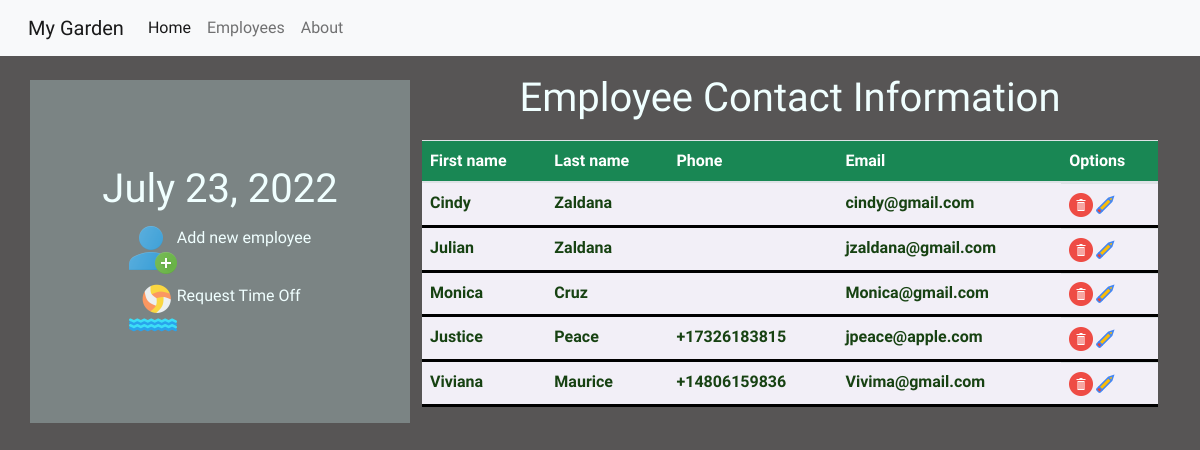
/, run on an earlier commit of the app's database.
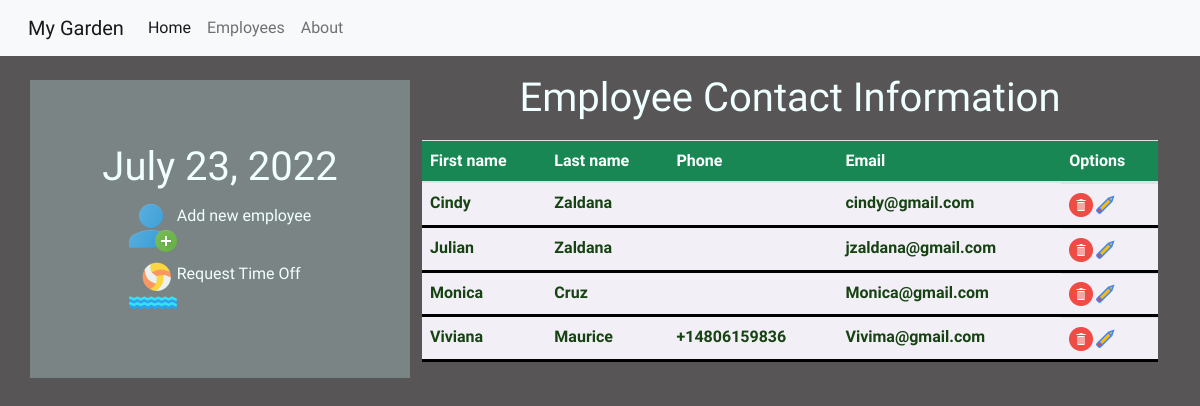
And on a later commit of the database.
### employee/models.py (models this page shows, shortened)
class Employee(models.Model):
    first_name = models.CharField(max_length=30)
    last_name = models.CharField(max_length=30)
    email = models.EmailField(max_length=254)
    phone_number = PhoneNumberField(blank=True)

### home/views.py (the view)
# urls.py: 2. Add a URL to urlpatterns:  path('', views.home, name='home')
def home(request):
    employees = Employee.objects.all()
    date = datetime.datetime.now()
    dates = date.strftime("%B %d, %Y")
    return render(request, 'home.html', {'employees': employees, 'date': dates})

### templates/home.html (shortened to what this page needs)
<!DOCTYPE html>
{% load static %}
{% load crispy_forms_tags %}
<html lang="en" xmlns="http://www.w3.org/1999/html">
<head>
    <link rel="stylesheet" href='{% static "/css/home.css" %}?{% now "U" %}'>
    <link rel="stylesheet" href="https://stackpath.bootstrapcdn.com/bootstrap/4.5.0/css/bootstrap.min.css"
>
    <link href='https://ajax.googleapis.com/ajax/libs/jqueryui/1.12.1/themes/smoothness/jquery-ui.css' rel='stylesheet'>
    <link href="https://cdn.jsdelivr.net/npm/bootstrap@5.1.3/dist/css/bootstrap.min.css" rel="stylesheet"
>
</head>
<body style="background-color:#2a2727c8; font-family: 'Quando', serif;">
    <nav class="navbar navbar-expand-lg navbar-light bg-light">
        <div class="container-fluid">
            <a class="navbar-brand" href="#">My Garden</a>
            <div class="collapse navbar-collapse" id="navbarNavAltMarkup">
                <div class="navbar-nav">
                    <a class="nav-link active" aria-current="page" href="/home">Home</a>
                    <a class="nav-link" href="/employee/employee_registration">Employees</a>
                    <a class="nav-link" href="/about">About</a>
                </div>
            </div>
        </div>
    </nav>
    <div class="container-md">
        <div class="row">
            <div class="col-4 mt-4" style="display: flex; justify-content: center; align-items: center; flex-direction:column; background-color: rgb(123, 132, 132);">
                <h1 id="date_today">{{date}}</h1>
                <div id="emp_options">
                    <div style="display: flex; flex-direction: row; margin: 5px;">
                        <a href="/employee"><img src="{% static "/assets/add-user.png" %}" alt="add-eployee"/></a>
                        <p style="color:azure">Add new employee</p>
                    </div>
                    <div style="display: flex; flex-direction: row; margin: 5px;">
                        <a href="employee/request_time_off"><img src="{% static "/assets/beach.png" %}" alt="requeste-off"/></a>
                        <p style="color:azure">Request Time Off</p>
                    </div>
                </div>
            </div>
            <div class="col-8 mt-2">
                {% block content %}
                <div class="container" style="text-align: center;"">
                     <h1 id="hp_title">Employee Contact Information</h1>
                </div>
                <div class="table-responsive">
                    <table class="table">
                        <thead class="bg-success">
                            <tr>
                                <th>First name</th>
                                <th>Last name</th>
                                <th>Phone</th>
                                <th>Email</th>
                                <th>Options</th>
                            </tr>
                        </thead>
                        <tbody>
                            {% for e in employees %}
                            <tr style="border-bottom: 3px solid black;">
                                <td class="emp_data">{{e.first_name}}</td>
                                <td class="emp_data">{{e.last_name}}</td>
                                <td class="emp_data">{{e.phone_number}}</td>
                                <td class="emp_data">{{e.email}}</td>
                                <td style="display:flex; flex-direction:row;">
                                    <form method="POST" action="/home/delete_employee/{{e.id}}">
                                        <img src="{% static "/assets/delete.png" %}" alt="delete-user"/>
                                    </form>
                                    <form method="POST" action="/home/update_employee/{{e.id}}">
                                        <img src="{% static "/assets/edit.png" %}" alt="edit-user"/>                                    </form>
                                </td>
                            </tr>
                            {% endfor %}
                        </tbody>
                    </table>
                </div>
            </div>
        </div>
    </div>
    {% endblock %}
</body>
</html>

What changed in the data, as far as the page shows it:
removed Employee: first_name "Justice", last_name "Peace", phone_number "+17326183815", email "jpeace@apple.com"
